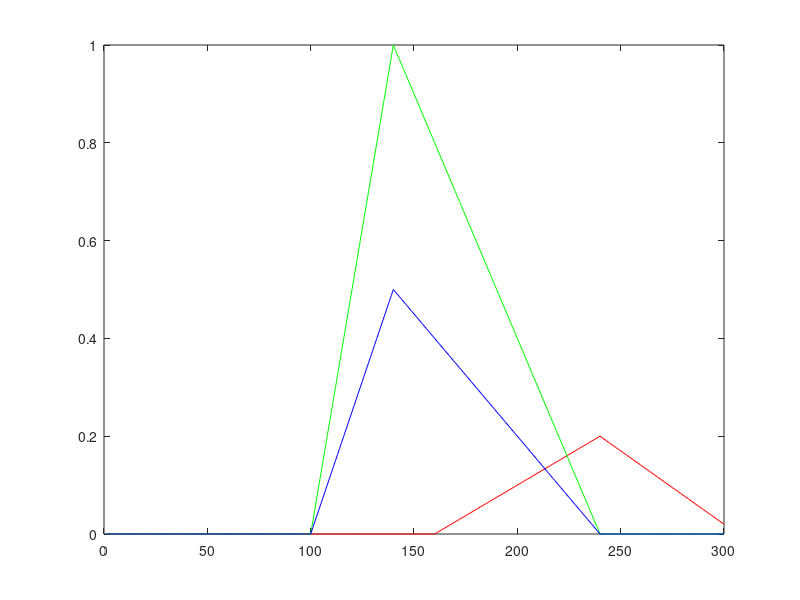

The MATLAB source for this figure:
for h = 1: 300
    if (h >= 160 && h <= 240) 
        r(h) = 0.0025 * (h - 160);
    elseif (h > 240)
        r(h) = 0.2 - 0.003 * (h - 240);
    else 
        r(h) = 0;
    end

    if (h < 140 && h > 100)
        g(h) = 0.025 * ( h - 100 );
    elseif (h >= 140 && h <= 240)
        g(h) = (1 -  0.01 * (h - 140));
    else
        g(h) = 0;
    end

    if (h < 140 && h > 100) 
        b(h) = 0.0125 * ( h - 100 );
    elseif (h >= 140 && h <= 240)
        b(h) = (0.5 - 0.005 * (h - 140));
    else
        b(h) = 0;
    end
end

h = 1:1:300;
plot(h,r,'red');
hold on 
plot(h,g,'green');
hold on 
plot(h,b,'blue');
hold off